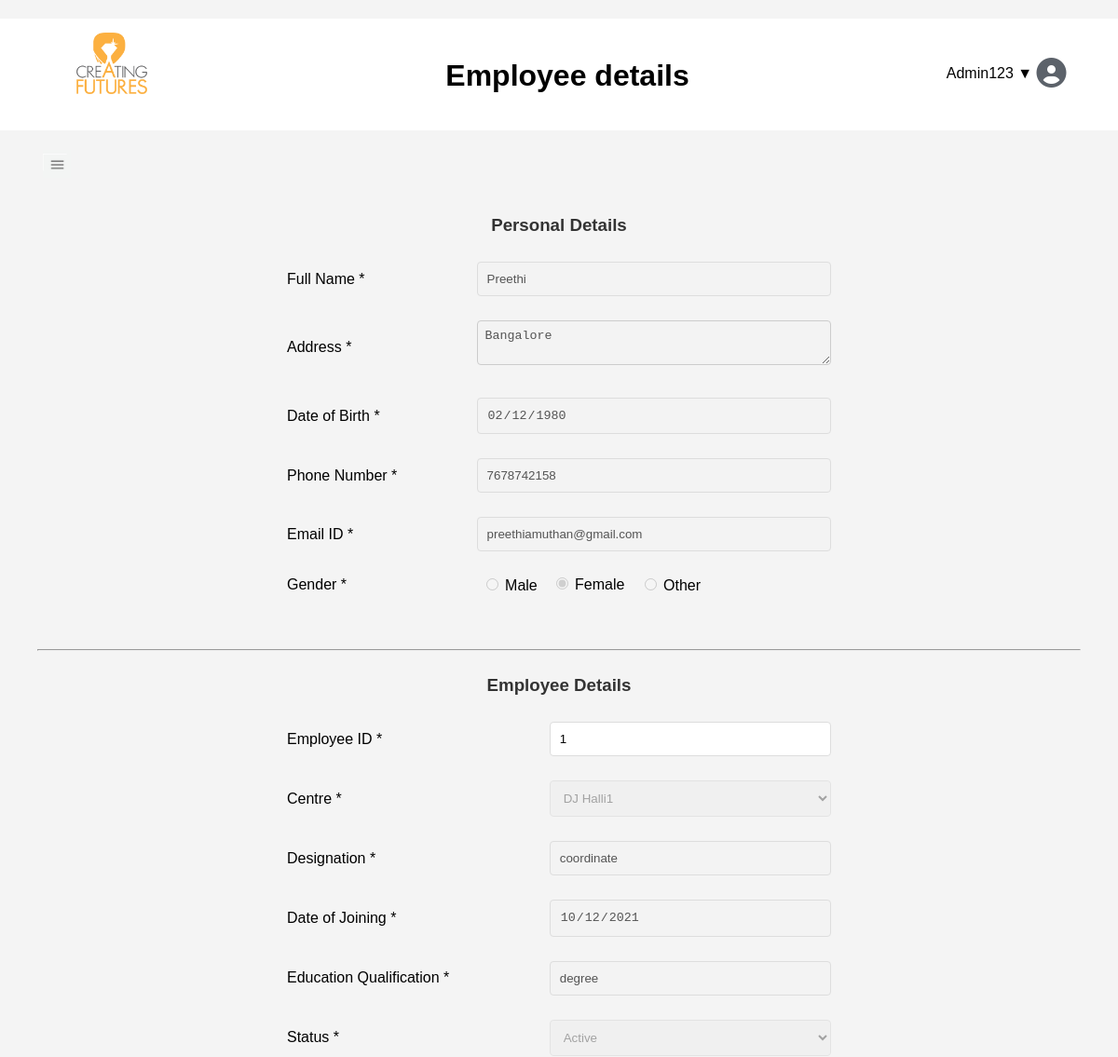
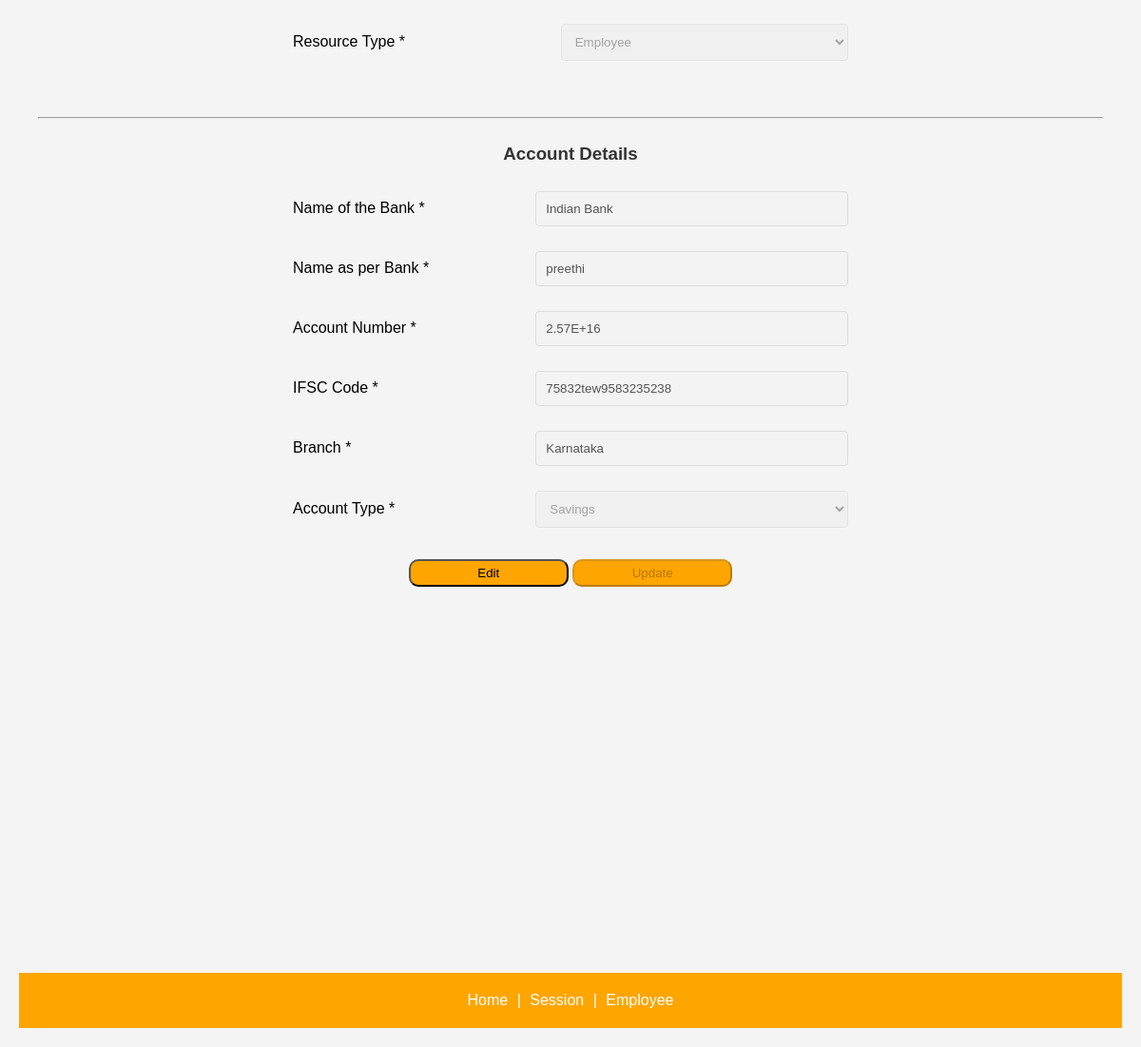
The app's page /employee/1/ (signed in) with its own data (2 pictures, top to bottom).
### Emp_app/models.py (models this page shows)
class AuthUser(models.Model):
    password = models.CharField(max_length=128)
    last_login = models.DateTimeField(blank=True, null=True)
    is_superuser = models.BooleanField()
    username = models.CharField(unique=True, max_length=150)
    last_name = models.CharField(max_length=150)
    email = models.CharField(max_length=254)
    is_staff = models.BooleanField()
    is_active = models.BooleanField()
    date_joined = models.DateTimeField()
    first_name = models.CharField(max_length=150)
    class Meta:
        managed = False
        db_table = 'auth_user'

class EmpDetails(models.Model):
    emp_id = models.AutoField(db_column='EMP_ID', primary_key=True, blank=True)  # Field name made lowercase.
    username = models.ForeignKey('AuthUser', models.DO_NOTHING, db_column='username', to_field='username', blank=True, null=True)
    fullname = models.CharField(max_length=255,blank=True, null=True)
    address = models.CharField(blank=True, null=True,max_length=255)
    dob = models.CharField(max_length=255,db_column='Dob', blank=True, null=True)  # Field name made lowercase.
    phone_number = models.IntegerField(db_column='Phone_Number', blank=True, null=True)  # Field name made lowercase.
    email_id = models.CharField(max_length=255,db_column='Email_Id', blank=True, null=True)  # Field name made lowercase.
    gender = models.CharField(max_length=255,db_column='Gender', blank=True, null=True)  # Field name made lowercase.
    center = models.CharField(max_length=100,db_column='Center', blank=True, null=True)  # Field name made lowercase.
    designation = models.CharField(max_length=255,db_column='Designation', blank=True, null=True)  # Field name made lowercase.
    date_of_joining = models.CharField(max_length=255,db_column='Date_of_Joining', blank=True, null=True)  # Field name made lowercase.
    education_qualification = models.CharField(max_length=255,db_column='Education_Qualification', blank=True, null=True)  # Field name made lowercase.
    status = models.IntegerField(db_column='Status', blank=True, null=True)  # Field name made lowercase.
    resource_type = models.IntegerField(db_column='Resource_Type', blank=True, null=True)  # Field name made lowercase.
    date_of_resigning = models.CharField(max_length=255,db_column='Date_of_resigning', blank=True, null=True)  # Field name made lowercase.
    bank_name = models.CharField(max_length=255,db_column='Bank_Name', blank=True, null=True)  # Field name made lowercase.
    name_as_per_bank = models.CharField(max_length=255,db_column='Name_As_per_Bank', blank=True, null=True)  # Field name made lowercase.
    account_number = models.CharField(db_column='Account_Number', blank=True, null=True, max_length=255)  # Field name made lowercase.
    ifsc = models.CharField(max_length=255,db_column='IFSC', blank=True, null=True)  # Field name made lowercase.
    branch = models.CharField(max_length=255,db_column='Branch', blank=True, null=True)  # Field name made lowercase.
    account_type = models.IntegerField(db_column='Account_Type', blank=True, null=True)  # Field name made lowercase.
    class Meta:
        managed = False
        db_table = 'Emp_details'

### Emp_app/views.py (the view)
# urls.py: path('employee/', views.employee, name='employee'),
@login_required
def employee(request, emp_id=None):
    if request.user.is_staff:
        if not emp_id:
            return redirect('employee')
        emp_details = get_object_or_404(EmpDetails, emp_id__iexact=emp_id)
    else:
        emp_details = get_object_or_404(EmpDetails, username=request.user.username)
    return render(request, 'Emp_app/employee.html', {'employee': emp_details})

### Emp_app/templates/Emp_app/employee.html (shortened to what this page needs)
{% extends "Emp_app/base.html" %}
{% block header %}
<div class="fixed-header">
    <h1 style=" margin-top: -25px; ">Employee details</h1>
</div>
{% endblock %}
{% block content %}
<center>
    <form method="POST" action="{% url 'saveemployee' %}" name="employeeForm">
        <br /><br />
        <h3>Personal Details</h3>
        <table name="tblPersonalDetails">
            <tr>
                <td><label for="fullname">Full Name *</label></td>
                <td><input type="text" name="fullname" id="fullname" data-dbname="fullname" required disabled value="{{employee.fullname}}"></td>
            </tr>
            <tr>
                <td><label for="address">Address *</label></td>
                <td><textarea id="address" name="address" data-dbname="address" required disabled value="{{employee.address}}"></textarea></td>
            </tr>
            <tr>
                <td><label for="dateOfBirth">Date of Birth *</label></td>
                <td><input type="date" name="dob" id="dateOfBirth" data-dbname="dob" required disabled value="{{employee.dob}}"></td>
            </tr>
            <tr>
                <td><label for="phoneNumber">Phone Number *</label></td>
                <td><input type="number" name="phonenumber" id="phoneNumber" data-dbname="phone_number" required disabled value="{{employee.phone_number}}"></td>
            </tr>
            <tr>
                <td><label for="emailId">Email ID *</label></td>
                <td><input type="email" name="emailId" id="emailId" data-dbname="email_id" required disabled value="{{employee.email_id}}"></td>
            </tr>
            <tr>
                <td>Gender *</td>
                <td>
                    <div class="male">
                        <input type="radio" id="male" name="gender" value="male" data-dbname="gender" required disabled >
                        <label for="male">Male</label>
                    </div>
                    <div class="female">
                        <input type="radio" id="female" name="gender" value="female" data-dbname="gender" required disabled>
                        <label for="female">Female</label>
                    </div>
                    <div class="other">
                        <input type="radio" id="other" name="gender" value="other" data-dbname="gender" required disabled >
                        <label for="other">Other</label>
                    </div>
                </td>
            </tr>
        </table>
        <br><hr><br>
        <h3>Employee Details</h3>
        <table>
            <tr>
                <td><label for="employeeId">Employee ID *</label></td>
                <td><input type="text" id="employeeId" name="employeeId" data-dbname="emp_id" required readonly value="{{employee.emp_id}}"></td>
            </tr>
            <tr>
                <td><label for="centre">Centre *</label></td>
                <td>
                    <select id="centre" name="center" data-dbname="center" required disabled value="{{employee.center}}">
                        <option value="1">DJ Halli1</option>
                    </select>
                </td>
            </tr>
            <tr>
                <td><label for="designation">Designation *</label></td>
                <td><input type="text" name="designation" id="designation" data-dbname="designation" required disabled value="{{employee.designation}}"></td>
            </tr>
            <tr>
                <td><label for="dateofJoining">Date of Joining *</label></td>
                <td><input type="date" name="dateofJoining" id="dateofJoining" data-dbname="date_of_joining" placeholder="dd-mm-YYYY" required disabled value="{{employee.date_of_joining}}"></td>
            </tr>
            <tr>
                <td><label for="educationQualification">Education Qualification  *</label></td>
                <td><input type="text" name="educationQualification" id="educationQualification" data-dbname="education_qualification" required disabled value="{{employee.education_qualification}}"></td>
            </tr>
            <tr>
                <td><label for="status">Status *</label></td>
                <td>
                    <select id="status" name="status" data-dbname="status" required disabled onchange="handleStatusChange()" value="{{employee.status}}">
                        <option value="1">Active</option>
                    </select>
                </td>
            </tr>
            <tr>
                <td><label for="resourceType">Resource Type *</label></td>
                <td>
                    <select id="resourceType" name="resourceType" data-dbname="resource_type" required disabled value="{{employee.status}}">
                        <option value="1">Employee</option>
                    </select>
                </td>
            </tr>
        </table>
        <br><hr><br>
        <h3>Account Details</h3>
        <table>
            <tr>
                <td><label for="bankName">Name of the Bank *</label></td>
                <td><input type="text" name="bankName" id="bankName" data-dbname="bank_name" required disabled value="{{employee.bank_name}}"></td>
            </tr>
            <tr>
                <td><label for="nameAsPerBank">Name as per Bank *</label></td>
                <td><input type="text" name="nameAsPerBank" id="nameAsPerBank" data-dbname="name_as_per_bank" required disabled value="{{employee.name_as_per_bank}}"></td>
            </tr>
            <tr>
                <td><label for="accountNumber">Account Number *</label></td>
                <td><input type="text" name="accountNumber" id="accountNumber" data-dbname="account_number" required disabled value="{{employee.account_number}}"></td>
            </tr>
            <tr>
                <td><label for="ifscCode">IFSC Code *</label></td>
                <td><input type="text" name="ifscCode" id="ifscCode" data-dbname="ifsc" required disabled value="{{employee.ifsc}}"></td>
            </tr>
            <tr>
                <td><label for="branchName">Branch *</label></td>
                <td><input type="text" name="branchName" id="branchName" data-dbname="branch" required disabled value="{{employee.branch}}"></td>
            </tr>
            <tr>
                <td><label for="accountType">Account Type *</label></td>
                <td>
                    <select id="accountType" name="accountType" data-dbname="account_type" required disabled value="{{employee.account_type}}">
                        <option value="1">Savings</option>
                    </select>
                </td>
            </tr>
        </table>
        <div class="button-container">
            <button id="editButton" type="button" onclick="toggleEdit()">Edit</button>
            <button id="updateButton" type="submit" disabled>Update</button>
        </div>
    </form><br><br>
</center>
{% endblock %}

### Emp_app/templates/Emp_app/base.html (shortened to what this page needs)
<!DOCTYPE html>
<html lang="en" xmlns="http://www.w3.org/1999/xhtml">
<head>
</head>
<body>
    <header class="header">
        <img src="/static/cf_logo.png" alt="CF Logo" class="logo">
        <div class="dropdow">
            <span id="Role" class="id-symbol" onclick="toggleDropdown()">
                {{ user.get_username }} {% if user.is_staff %} {% endif %}&#9660;
                <i class="fa-solid fa-circle-user fa-2xl" style="color: #5c626a;"></i>
            </span>
        </div>
        {% block header %}
        {% endblock %}
    </header>
    <div class="containers">
        <main class="main-content">
            <button class="sidebar-toggle-btn" onclick="toggleSidebar()">
                <img src="../../static/menuicon.jpg" alt="">
            </button>
            {% block content %}
            {% endblock %}
        </main>
    </div><br />
    <footer class="footer">
        <a href="{% url 'home' %}">Home</a> |
        <a href="{% url 'Session_main' %}">Session</a> |
        <a href="{% url 'employee' %}">Employee</a>
    </footer>
</body>
</html>

### Emp_app/templates/Emp_app/base.html (style rules this page uses)
body, h1, h2, h3 { margin: 0; padding: 0; }
body { margin: 0; padding: 0; background-color: #F5F0EC; font-family: Helvetica; }
html, body { max-width: 100%; overflow-x: hidden; }
.header { background-color: rgb(255, 255, 255); padding: 40px; text-align: center; margin-left: -40px; margin-right: -5%; }
.logo { width: 185px; height: auto; margin-top: -50px; position: absolute; left: 10%; transform: translateX(-50%); }
.dropdow { margin-right: -80%; position: relative; display: inline-block; margin-top: 10px; }
.id-symbol { padding: 10px; cursor: pointer; }
.containers { display: flex; }
.sidebar-toggle-btn { background: none; border: none; cursor: pointer; }
.sidebar-toggle-btn img { width: 30px; height: auto; }
.main-content { flex: 1; padding: 20px; }
.footer { background-color: orange; padding: 20px; text-align: center; color: white; }
.footer a { color: white; text-decoration: none; margin: 0 5px; }

### Emp_app/templates/Emp_app/employee.html (style rules this page uses)
body { font-family: helvetica; padding: 20px; background-color: #f4f4f4; }
h3 { color: #333; margin-bottom: 15px; }
table { width: 100%; max-width: 600px; margin-bottom: 20px; border-collapse: collapse; }
td { padding: 8px; }
input[type="text"], input[type="date"], input[type="number"], input[type="email"], textarea, select { width: 100%; padding: 10px; margin: 5px 0; border: 1px solid #ddd; border-radius: 4px; box-sizing: border-box; }
Textarea { resize: vertical; width: 100%; padding: 8px; border: 1px solid #ccc; border-radius: 4px; margin-bottom: 10px; }
#editButton { width: 15%; border-radius: 10px; background-color: orange; cursor: pointer; padding: 5px; }
#updateButton { width: 15%; border-radius: 10px; background-color: orange; cursor: pointer; padding: 5px; }
.male { padding: 5px; }
.female { padding: 5px; margin-top: -31px; margin-left: 75px }
.other { padding: 5px; margin-top: -29px; margin-left: 170px; }
.button-container { text-align: center; }

### records on screen
EmpDetails: fullname "Preethi", address "Bangalore", dob "02/12/1980", phonenumber "7678742158", emailId "preethiamuthan@gmail.com", employeeId "1", center "DJ Halli1", designation "coordinate", dateofJoining "10/12/2021", educationQualification "degree", status "Active", resourceType "Employee", bankName "Indian Bank", nameAsPerBank "preethi", accountNumber "2.57E+16", ifscCode "75832tew9583235238", branchName "Karnataka", accountType "Savings"

### other values on screen
{{ user.get_username }} "Admin123"
